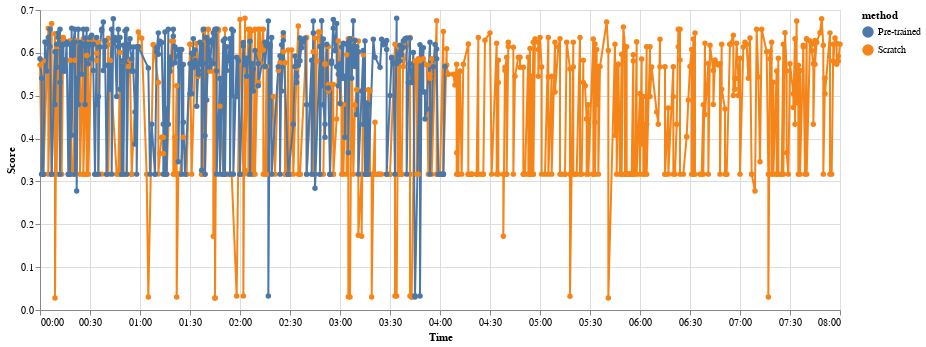

Write notebook code for a chart like this one.
### Code cell
search_results_all = pd.concat([search_results_scratch, search_results_pretrained], ignore_index=True)
plot_search_performances(search_results_all, dataset)

### Figure 1 — Vega-Lite specification as saved in the notebook (floating-point values rounded to 4 significant figures; data arrays with more than 128 entries replaced by an {"elided": "..."} marker saying what was removed)
{"config": {"view": {"continuousWidth": 400, "continuousHeight": 300}}, "data": {"name": "data-971664b427bcb1f31a18f80257f4d15e"}, "mark": {"type": "line", "point": true}, "encoding": {"color": {"type": "nominal", "field": "method"}, "x": {"type": "temporal", "field": "time", "timeUnit": "hoursminutes", "title": "Time"}, "y": {"type": "quantitative", "field": "score", "title": "Score"}}, "width": 800, "$schema": "https://vega.github.io/schema/vega-lite/v4.8.1.json", "datasets": {"data-971664b427bcb1f31a18f80257f4d15e": {"elided": "977 records"}}}
